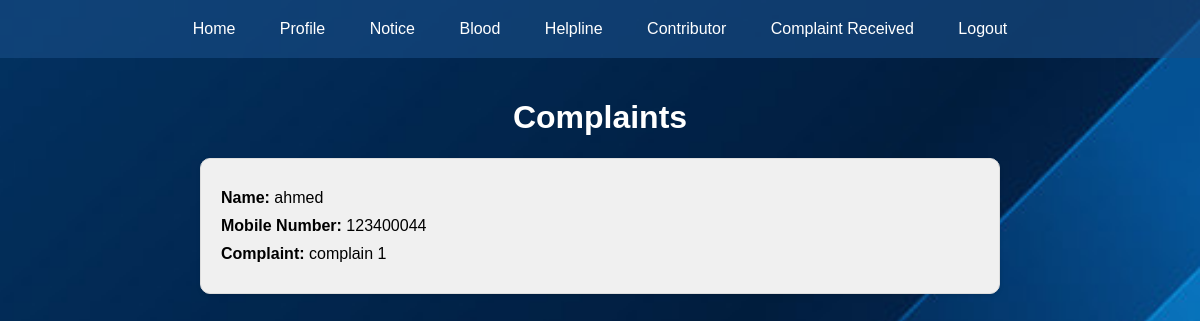
The app's page /getcomplain.php (signed in) with its own data.
### tables this page shows
CREATE TABLE `complain` (
  `first_name` varchar(30) NOT NULL,
  `mobile_number` varchar(11) NOT NULL,
  `complaints` varchar(2500) NOT NULL,
  `cimage` longblob NOT NULL
);

### getcomplain.php (the view, shortened to what this page needs)
<?php
$servername = "localhost";
$username = "root";
$password = "";
$database = "blood_donors";
$conn = new mysqli($servername, $username, $password, $database);
$sql = "SELECT * FROM complain";
$result = $conn->query($sql);
$complaints = [];
if ($result->num_rows > 0) {
    while ($row = $result->fetch_assoc()) {
        $complaints[] = $row;
    }
} else {
    echo "<p>No complaints found.</p>";
}
?>
<!DOCTYPE html>
<html lang="en">
<head>
</head>
<body>
<div class="menu-bar">
    <a href="newsfeed.php">Home</a>
    <a href="adminProfile.php">Profile</a>
    <a href="adminNotice.php">Notice</a>
    <a href="adminSearch.php">Blood</a>
    <a href="adminHelpline.php">Helpline</a>
    <a href="admincontributer.php">Contributor</a>
    <a href="getcomplain.php">Complaint Received</a>
    <a href="login.html">Logout</a>
</div>
<div class="container">
    <h1>Complaints</h1>
    <?php foreach ($complaints as $complaint): ?>
        <div class="complaint-container">
            <p><strong>Name:</strong> <?php echo $complaint['first_name']; ?></p>
            <p><strong>Mobile Number:</strong> <?php echo $complaint['mobile_number']; ?></p>
            <p><strong>Complaint:</strong> <?php echo $complaint['complaints']; ?></p>
        </div>
    <?php endforeach; ?>
</div>
</body>
</html>

### getcomplain.php (style rules this page uses)
body { font-family: Arial, sans-serif; background-size: cover; background-position: center; background-attachment: fixed; background-image: url("nahi2.jpg"); margin: 0; padding: 0; }
.menu-bar { background-color: #194d85a1; color: #ffffff; text-align: center; padding: 10px 0; }
.menu-bar a { display: inline-block; color: #ffffff; padding: 10px 20px; text-decoration: none; }
.container { max-width: 800px; margin: 0 auto; padding: 20px; }
h1 { text-align: center; color: white; }
.complaint-container { background-color: #f0f0f0; border: 1px solid #ddd; border-radius: 10px; padding: 20px; margin-bottom: 20px; box-shadow: 0 2px 4px rgba(0, 0, 0, 0.1); }
.complaint-container p { margin: 10px 0; }

### records on screen
complain: first_name "ahmed", mobile_number "123400044", complaints "complain 1"
